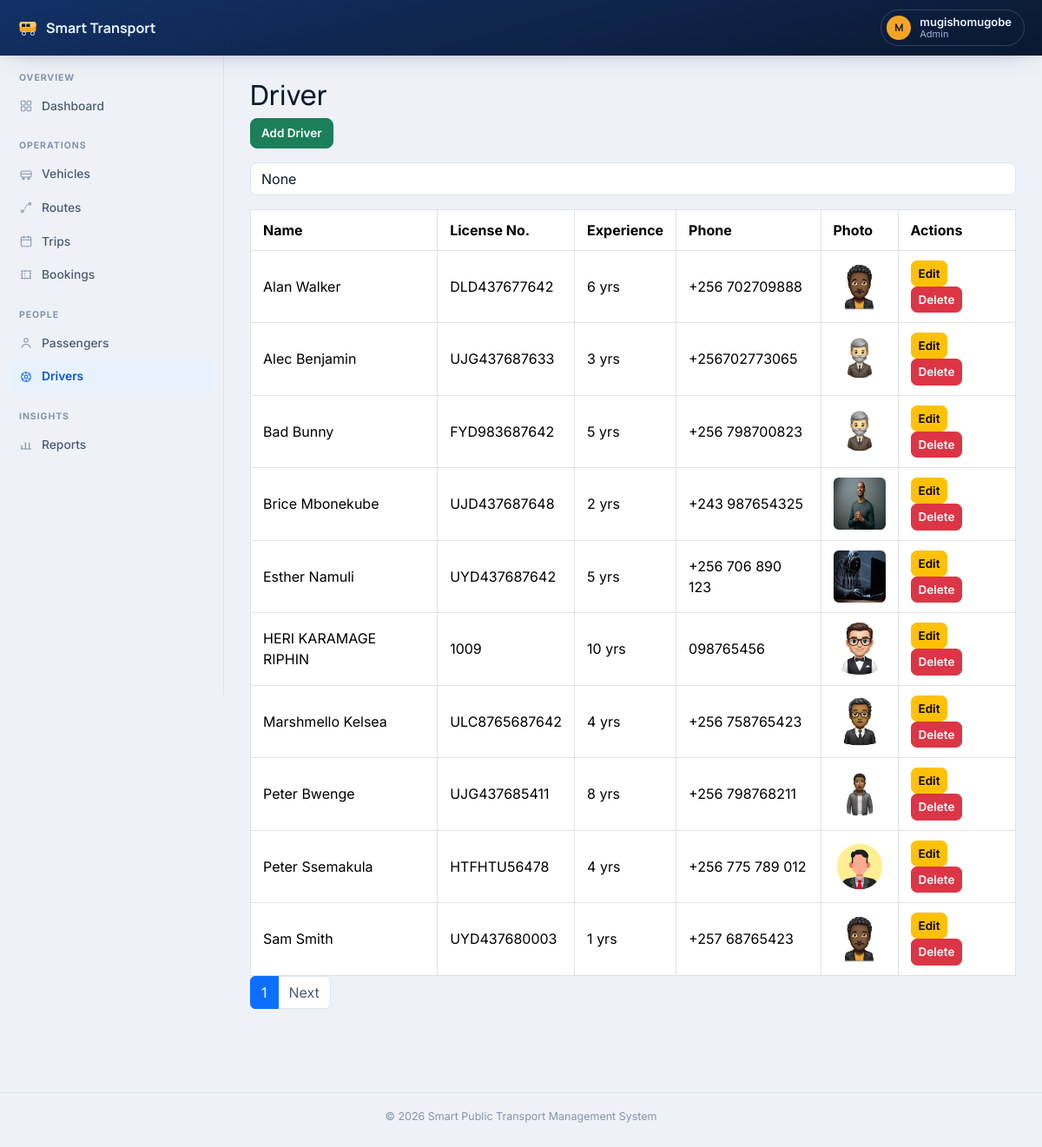
The app's page /drivers/ (signed in) with its own data.
### accounts/models.py (models this page shows, shortened)
class Profile(models.Model):
    ROLE_CHOICES = [
        ('ADMIN', 'Administrator'),
        ('STAFF', 'Staff'),
        ('PASSENGER', 'Passenger'),
    ]
    user = models.OneToOneField(
        User,
        on_delete=models.CASCADE
    )
    phone = models.CharField(
        max_length=20,
        blank=True
    )
    address = models.TextField(
        blank=True
    )
    profile_picture = models.ImageField(
        upload_to='profiles/',
        blank=True,
        null=True
    )
    role = models.CharField(
        max_length=20,
        choices=ROLE_CHOICES,
        default='PASSENGER'
    )
    created_at = models.DateTimeField(
        auto_now_add=True
    )

### drivers/models.py (models this page shows, shortened)
class Driver(models.Model):
    full_name = models.CharField(max_length=200)
    phone = models.CharField(max_length=20)
    license_number = models.CharField(max_length=100, unique=True)
    years_of_experience = models.PositiveIntegerField(default=0)
    photo = models.ImageField(upload_to='drivers/')
    created_at = models.DateTimeField(auto_now_add=True)
    class Meta:
        ordering = ['full_name']

### drivers/views.py (the view)
# urls.py: path("", views.driver_list, name="list"),
@role_required("STAFF", "ADMIN")
def driver_list(request):
    query = request.GET.get("q")
    drivers = Driver.objects.all()
    if query:
        drivers = drivers.filter(
            full_name__icontains=query
        )
    paginator = Paginator(drivers, 10)
    page = request.GET.get("page")
    drivers = paginator.get_page(page)
    return render(
        request,
        "drivers/driver_list.html",
        {
            "drivers": drivers,
            "query": query
        }
    )

### templates/drivers/driver_list.html (shortened to what this page needs)
{% extends "base.html" %}
{% block content %}
<h2>Driver</h2>
<a href="{% url 'drivers:create' %}"
class="btn btn-success mb-3">
Add Driver
</a>
<form method="get">
<input
type="text"
name="q"
value="{{ query }}"
placeholder="Search driver"
class="form-control mb-3">
</form>
<table class="table table-bordered">
<tr>
<th>Name</th>
<th>License No.</th>
<th>Experience</th>
<th>Phone</th>
<th>Photo</th>
<th>Actions</th>
</tr>
{% for driver in drivers %}
<tr>
<td>{{ driver.full_name }}</td>
<td>{{ driver.license_number }}</td>
<td>{{ driver.years_of_experience }} yrs</td>
<td>{{ driver.phone }}</td>
<td>
    {% if driver.photo %}
        <img src="{{ driver.photo.url }}"
             width="60"
             height="60"
             class="rounded">
    {% else %}
        No Photo
    {% endif %}
</td>
<td>
<a href="{% url 'drivers:update' driver.id %}"
class="btn btn-warning btn-sm">
Edit
</a>
<a href="{% url 'drivers:delete' driver.id %}"
class="btn btn-danger btn-sm">
Delete
</a>
</td>
</tr>
{% empty %}
<tr>
<td colspan="6">
No drivers found.
</td>
</tr>
{% endfor %}
</table>
<nav>
<ul class="pagination">
<li class="page-item active">
<span class="page-link">
{{ drivers.number }}
</span>
</li>
{% if drivers.has_next %}
<li class="page-item">
<a class="page-link"
href="?page={{ drivers.next_page_number }}">
Next
</a>
</li>
{% endif %}
</ul>
</nav>
{% endblock %}

### templates/includes/navbar.html (shortened to what this page needs)
<header class="app-topbar">
    <a class="app-brand" href="/">
        Smart Transport
    </a>
    {% if user.is_authenticated %}
    <div class="dropdown">
        <button class="topbar-user" type="button" data-bs-toggle="dropdown" aria-expanded="false">
            <span class="avatar">{{ user.username|slice:":1"|upper }}</span>
            <span class="who">
                <span class="name d-block">{{ user.get_full_name|default:user.username }}</span>
                <span class="role d-block">{{ user.profile.role|default:"—"|lower }}</span>
            </span>
        </button>
    </div>
    {% endif %}
</header>

### static/css/app.css (style rules this page uses)
:root { --canvas: #eef2f8; --surface: #ffffff; --surface-2: #f6f8fc; --line: #dde4f0; --ink: #0f1b2d; --ink-soft: #4b5a71; --ink-faint: #8493a8; --navy-900: #0a1830; --navy-700: #123166; --navy-500: #1c4694; --on-navy: #eaf1ff; --on-navy-soft: #9cb2da; --accent: #0d6efd; --accent-strong: #0a58ca; --accent-tint: #e8f1ff; --amber: #f5a524; --amber-tint: #fdf1de; --good: #1a7f5a; --good-tint: #e7f5ee; --danger: #c0392b; --danger-tint: #fdecea; --focus-ring: rgba(13, 110, 253, 0.28); --shadow-sm: 0 1px 2px rgba(10, 24, 48, 0.06); --shadow: 0 12px 32px -16px rgba(10, 24, 48, 0.22), 0 2px 8px rgba(10, 24, 48, 0.05); --font-display: "Manrope", ui-sans-serif, system-ui, sans-serif; --font-body: "Inter", ui-sans-serif, system-ui, sans-serif; --topbar-h: 64px; --sidebar-w: 258px; }
* { box-sizing: border-box; }
html, body { background: var(--canvas); color: var(--ink); }
body { font-family: var(--font-body); min-height: 100vh; }
h1, h2, h3, h4, h5, h6 { font-family: var(--font-display); color: var(--ink); }
a { color: var(--accent); }
.app-topbar { position: sticky; top: 0; z-index: 30; height: var(--topbar-h); display: flex; align-items: center; gap: 14px; padding: 0 20px; background: linear-gradient(165deg, var(--navy-700) 0%, var(--navy-900) 100%); color: var(--on-navy); box-shadow: var(--shadow); }
.app-brand { display: flex; align-items: center; gap: 9px; font-family: var(--font-display); font-weight: 700; font-size: 16px; color: var(--on-navy); text-decoration: none; white-space: nowrap; }
.app-brand svg { flex: none; }
.topbar-user { display: flex; align-items: center; gap: 10px; background: none; border: 1px solid rgba(234, 241, 255, 0.18); border-radius: 999px; padding: 5px 14px 5px 6px; color: var(--on-navy); cursor: pointer; }
.topbar-user .avatar { width: 28px; height: 28px; border-radius: 50%; background: var(--amber); color: var(--navy-900); display: flex; align-items: center; justify-content: center; font-family: var(--font-display); font-weight: 700; font-size: 12px; flex: none; }
.topbar-user .who { text-align: left; line-height: 1.25; }
.topbar-user .who .name { font-size: 13px; font-weight: 600; }
.topbar-user .who .role { font-size: 11px; color: var(--on-navy-soft); text-transform: capitalize; }
.table { color: var(--ink); margin-bottom: 0; }
.table > :not(caption) > * > * { border-bottom-color: var(--line); padding: 11px 14px; vertical-align: middle; }
.btn { border-radius: 8px; font-weight: 600; font-size: 13.5px; }
.btn-success { background: var(--good); border-color: var(--good); }
.btn-sm { border-radius: 7px; }
.form-control, .form-select { background: var(--surface); border: 1px solid var(--line); color: var(--ink); border-radius: 8px; }
.form-control::placeholder { color: var(--ink-faint); }
.pagination .page-link { color: var(--ink-soft); border-color: var(--line); background: var(--surface); }
.pagination .page-item.active .page-link { background: var(--accent); border-color: var(--accent); color: #fff; }

### records on screen
Driver: full_name "Alan Walker", license_number "DLD437677642", years_of_experience "6", phone "+256 702709888", photo (picture)
Driver: full_name "Alec Benjamin", license_number "UJG437687633", years_of_experience "3", phone "+256702773065", photo (picture)
Driver: full_name "Bad Bunny", license_number "FYD983687642", years_of_experience "5", phone "+256 798700823", photo (picture)
Driver: full_name "Brice Mbonekube", license_number "UJD437687648", years_of_experience "2", phone "+243 987654325", photo (picture)
Driver: full_name "Esther Namuli", license_number "UYD437687642", years_of_experience "5", phone "+256 706 890 123", photo (picture)
Driver: full_name "HERI KARAMAGE RIPHIN", license_number "1009", years_of_experience "10", phone "098765456", photo (picture)
Driver: full_name "Marshmello Kelsea", license_number "ULC8765687642", years_of_experience "4", phone "+256 758765423", photo (picture)
Driver: full_name "Peter Bwenge", license_number "UJG437685411", years_of_experience "8", phone "+256 798768211", photo (picture)
Driver: full_name "Peter Ssemakula", license_number "HTFHTU56478", years_of_experience "4", phone "+256 775 789 012", photo (picture)
Driver: full_name "Sam Smith", license_number "UYD437680003", years_of_experience "1", phone "+257 68765423", photo (picture)

### other values on screen
{{ user.username|slice:":1"|upper }} "M"
{{ user.get_full_name|default:user.username }} "mugishomugobe"
{{ user.profile.role|default:"—"|lower }} "Admin"
{{ drivers.number }} "1"
